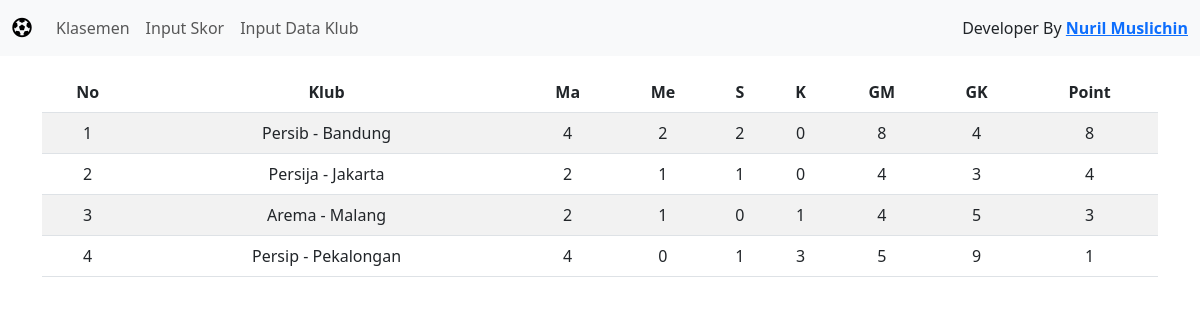
Screenshot of /index.php/welcome with the database file from the repository.
### tables this page shows
CREATE TABLE IF NOT EXISTS `tb_klub` (
  `id_klub` int NOT NULL AUTO_INCREMENT,
  `nama_klub` varchar(225) NOT NULL,
  `kota_klub` varchar(225) NOT NULL,
  `ma` int DEFAULT '0' COMMENT 'Banyak Pertandingan',
  `me` int DEFAULT '0' COMMENT 'Banyak Menang',
  `s` int DEFAULT '0' COMMENT 'Banyak Seri',
  `k` int DEFAULT '0' COMMENT 'Banyak Kalah',
  `gm` int DEFAULT '0' COMMENT 'Banyak Goal Masuk',
  `gk` int DEFAULT '0' COMMENT 'Banyak Goal Lawan',
  `point` int DEFAULT '0' COMMENT 'Banyak Poin',
  PRIMARY KEY (`id_klub`)
);

### application/controllers/Welcome.php (called while the page is built, shortened)
<?php
class Welcome extends CI_Controller
{
	public function __construct()
	{
		$this->load->model('klub_model');
	}
	public function index()
	{
		$data['list_klub']	= $this->klub_model->klasemen()->result_array();
		$data['content'] 	= 'klasemen';
		$this->load->view('template', $data);
	}
}

### index.php (called while the page is built, shortened)
<?php
require_once BASEPATH.'core/CodeIgniter.php';

### application/models/klub_model.php (called while the page is built, shortened)
<?php
class Klub_model extends CI_Model
{
    private $tabel = 'tb_klub';
    function klasemen()
    {
        $this->db->from($this->tabel);
        $this->db->order_by('point', 'DESC');
        return $this->db->get();
    }
}

### application/views/klasemen.php (the view)
<div class="container mt-3 text-center">
    <table class="table table-striped">
        <thead>
            <tr>
                <th scope="col">No</th>
                <th scope="col">Klub</th>
                <th scope="col">Ma</th>
                <th scope="col">Me</th>
                <th scope="col">S</th>
                <th scope="col">K</th>
                <th scope="col">GM</th>
                <th scope="col">GK</th>
                <th scope="col">Point</th>
            </tr>
        </thead>
        <tbody>
            <?php if (count($list_klub) > 0) { ?>
                <?php foreach ($list_klub as $key => $value) : ?>
                    <tr>
                        <td><?= $key + 1; ?></td>
                        <td><?= $value['nama_klub'] . ' - ' . $value['kota_klub']; ?></td>
                        <td><?= $value['ma']; ?></td>
                        <td><?= $value['me']; ?></td>
                        <td><?= $value['s']; ?></td>
                        <td><?= $value['k']; ?></td>
                        <td><?= $value['gm']; ?></td>
                        <td><?= $value['gk']; ?></td>
                        <td><?= $value['point']; ?></td>
                    </tr>
                <?php endforeach; ?>
            <?php } else { ?>
                <tr>
                    <th colspan="9">Data Klub Belum Ada <i class="far fa-sad-tear"></i></th>
                </tr>
            <?php } ?>
        </tbody>
    </table>
</div>

### rows the page displays
tb_klub: nama_klub "Persib", kota_klub "Bandung", ma "4", me "2", s "2", k "0", gm "8", gk "4", point "8"
tb_klub: nama_klub "Persija", kota_klub "Jakarta", ma "2", me "1", s "1", k "0", gm "4", gk "3", point "4"
tb_klub: nama_klub "Arema", kota_klub "Malang", ma "2", me "1", s "0", k "1", gm "4", gk "5", point "3"
tb_klub: nama_klub "Persip", kota_klub "Pekalongan", ma "4", me "0", s "1", k "3", gm "5", gk "9", point "1"
